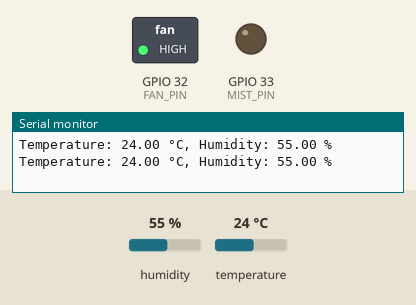
Simulated run of this sketch. Board: ESP32. Shown: switched loads named in the sketch (green lamp = pin HIGH), output pins drawn as LEDs (lit = HIGH), the last lines printed to the serial monitor. The inputs (shaded band) are chosen by the test bench; at power-on: humidity 55 %, temperature 24 °C.

Above: at 5.8 s.
5.9 s: humidity set to 64 %
11.9 s: humidity set to 67 %
At 16.2 s:
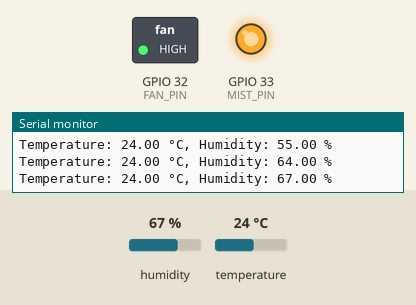
17.9 s: temperature set to 26 °C
23.9 s: temperature set to 29 °C
At 25.5 s:
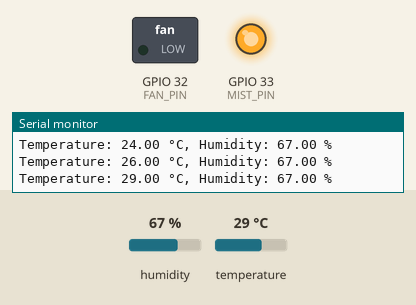
29.9 s: humidity set to 22 %
At 31.4 s:
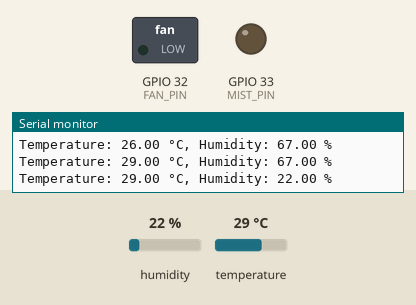
35.9 s: humidity set to 68 %
At 40.8 s:
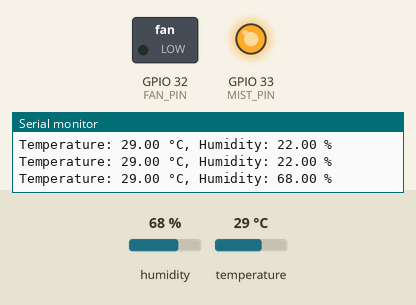
Timing chart, 0 to 42.3 s (numbered marks = the images above; inputs shaded):
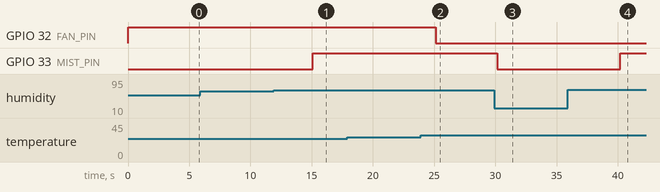

Measured:
- the behaviour switches between 65 and 66 % on humidity (found by bisection; images 0 and 1)
- the behaviour switches between 27 and 28 °C on temperature (found by bisection; images 1 and 2)
- after the input at 11.9 s, GPIO 33 (MIST_PIN): LOW → HIGH after 3.2 s
- after the input at 23.9 s, GPIO 32 (FAN_PIN): HIGH → LOW after 1.2 s
- after the input at 29.9 s, GPIO 33 (MIST_PIN): HIGH → LOW after 0.27 s
- after the input at 35.9 s, GPIO 33 (MIST_PIN): LOW → HIGH after 4.3 s

The sketch:

nsp32-nsp11.ino
```cpp
// Melakukan intallasi library sensor DHT-11 dan Thinger.io
#include <DHT.h>
#include <ThingerESP32.h>

// Untuk menyambungkan antara modul ESP-32 ke Thinger.io
#define USERNAME "nandasultan10"
#define DEVICE_ID "NodeMCUESP32"
#define DEVICE_CREDENTIAL "punyananda"

// Menyambungkan ESP-32 ke jaringan dengan memasukan ssdi dan pasword internet yang ingin dihubungkan
#define SSID "nanda"
#define SSID_PASSWORD "nanda290102"

// Melakukan identifikasi tipe dht dan pin berapa yang digunakan untuk menerima output suhu dan kelembaban
#define DHTPIN 25
#define DHTTYPE DHT11

// Melakukan identifikasi pin berapa yang digunakan untuk mengkontrol kipas dan misting
#define FAN_PIN 32
#define MIST_PIN 33

ThingerESP32 thing(USERNAME, DEVICE_ID, DEVICE_CREDENTIAL);
DHT dht(DHTPIN, DHTTYPE);

//mendeklarasi suhu dan kelembaban
float hum, temp;

void setup() {

  Serial.begin(115200);

  pinMode(FAN_PIN, OUTPUT);
  pinMode(MIST_PIN, OUTPUT);

  dht.begin();

  thing.add_wifi(SSID, SSID_PASSWORD);

  thing["dht11"] >> [](pson& out){
    out["humidity"] = hum;
    out["celsius"] = temp;
 };

}

void loop() {

thing.handle();
  //mendeklarasi suhu dan kelembaban
  float t = dht.readTemperature();
  float h = dht.readHumidity();

  hum = h;
  temp = t;

  //memberikan tampilan di serial monitor
  if (isnan(t) || isnan(h)) {
    Serial.println("Failed to read from DHT sensor!");
  } else {
    Serial.print("Temperature: ");
    Serial.print(t);
    Serial.print(" °C, Humidity: ");
    Serial.print(h);
    Serial.println(" %");

    //mengatur relay kipas dimana diakan dinyalakan dan dimatikan
    if (t < 28.0) {
      digitalWrite(FAN_PIN, HIGH);
    } else {
      digitalWrite(FAN_PIN, LOW);
    }
    //mengatur relay misting dimana diakan dinyalakan dan dimatikan
    if (h > 65.0) {
      digitalWrite(MIST_PIN, HIGH);
    } else {
      digitalWrite(MIST_PIN, LOW);
    }
  }

  //waktu dia akan diupdate
  delay(5000);
}
```
